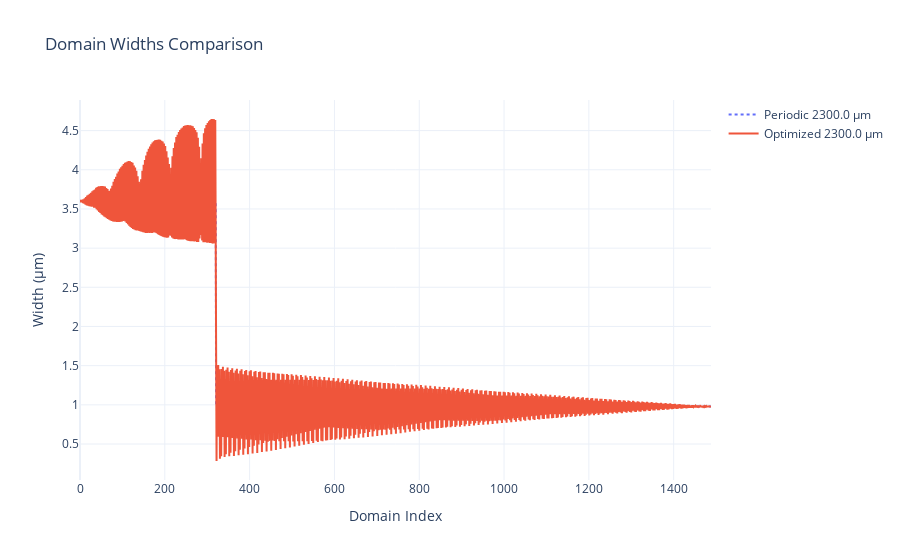
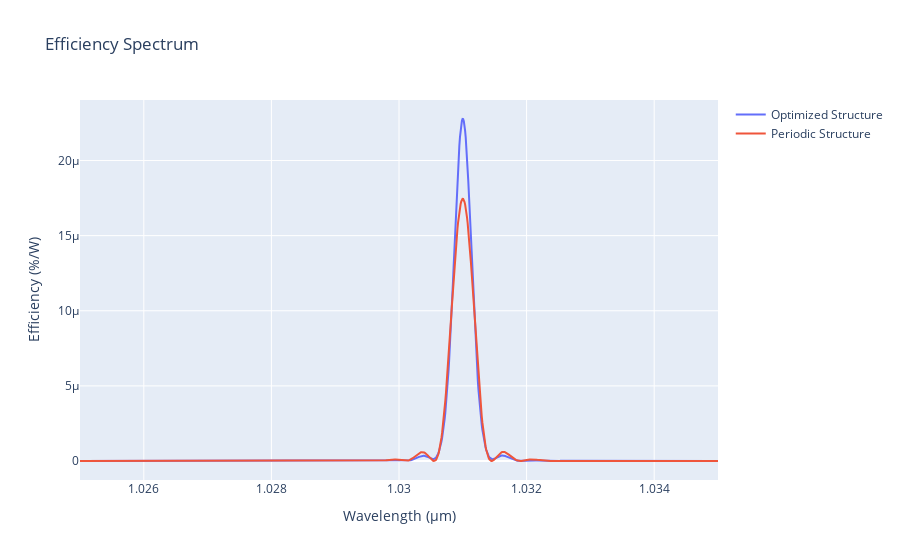

Notebook cell for these charts, in order:
### Code cell
import jax.numpy as jnp
import plotly.graph_objects as go

batch_simulate_twm = jit(vmap(cwes.simulate_twm, in_axes=(None, None, 0, 0, None)))

widths_shg = jnp.array([shg_domain_width] * int(optimal_num_shg))
widths_sfg = jnp.array([sfg_domain_width] * int(optimal_num_sfg))
periodical_widths = jnp.concatenate([widths_shg, widths_sfg])
optimized_widths = jnp.load("../datasets/optimized_thg_2000_1489_e4.npy")


def plot_domain_widths(optimized_widths: jax.Array, periodic_widths: jax.Array) -> None:
    """Plots the domain widths before and after optimization."""
    fig = go.Figure()
    fig.add_trace(go.Scatter(y=periodic_widths, name=f"Periodic {jnp.sum(periodic_widths):.1f} µm", line={"dash": "dot"}))
    fig.add_trace(go.Scatter(y=optimized_widths, name=f"Optimized {jnp.sum(optimized_widths):.1f} µm"))
    fig.update_layout(
        title_text="Domain Widths Comparison",
        xaxis_title="Domain Index",
        yaxis_title="Width (μm)",
        template="plotly_white",
    )
    fig.show()


plot_domain_widths(optimized_widths, periodical_widths)

design_wl = 1.031
design_temp = 70.0
kappa_mag = 1.31e-5 / (2 / jnp.pi)
wls = jnp.linspace(1.025, 1.035, 1000)
b_initial = jnp.array([1.0, 0.0, 0.0], dtype=jnp.complex128)

delta_k1s = mgoslt.calc_twm_delta_k(wls, wls, 70.0)
delta_k2s = mgoslt.calc_twm_delta_k(wls, wls / 2, 70.0)

kappa_vals = kappa_mag * jnp.power(-1, jnp.arange(periodical_widths.shape[0]))
b_final_periodical = batch_simulate_twm(periodical_widths, kappa_vals, delta_k1s, delta_k2s, b_initial)
thw_powers_periodical = jnp.abs(b_final_periodical[:, 2]) ** 2 * NORO_FACTOR

device_length = jnp.sum(periodical_widths)
print(optimal_num_shg, optimal_num_sfg)
print(f"Device length: {device_length}")
print(f"Max power / (Device length)^2: {jnp.max(thw_powers_periodical) / device_length**2}")

kappa_vals = kappa_mag * jnp.power(-1, jnp.arange(optimized_widths.shape[0]))
b_final_optimized = batch_simulate_twm(optimized_widths, kappa_vals, delta_k1s, delta_k2s, b_initial)
thw_powers_optimized = jnp.abs(b_final_optimized[:, 2]) ** 2 * NORO_FACTOR

fig = go.Figure()
fig.add_trace(go.Scatter(x=wls, y=thw_powers_optimized, mode="lines", name="Optimized Structure"))
fig.add_trace(go.Scatter(x=wls, y=thw_powers_periodical, mode="lines", name="Periodic Structure"))
fig.update_layout(
    title_text="Efficiency Spectrum",
    xaxis_title="Wavelength (μm)",
    yaxis_title="Efficiency (%/W)",
)
fig.show()

device_length = jnp.sum(optimized_widths)
print(f"Device length: {device_length}")
print(f"Max power / (Device length)^2: {jnp.max(thw_powers_optimized) / device_length**2}")

### Figure 1 — Plotly figure (JSON) as saved in the notebook; plotly's stock layout.template omitted (floating-point values rounded to 4 significant figures; data arrays with more than 128 entries replaced by an {"elided": "..."} marker saying what was removed)
{"data": [{"line": {"dash": "dot"}, "name": "Periodic 2300.0 µm", "type": "scatter", "y": {"elided": "1489 float values"}}, {"name": "Optimized 2300.0 µm", "type": "scatter", "y": {"elided": "1489 float values"}}], "layout": {"title": {"text": "Domain Widths Comparison"}, "xaxis": {"title": {"text": "Domain Index"}}, "yaxis": {"title": {"text": "Width (μm)"}}}}

### Figure 2 — Plotly figure (JSON) as saved in the notebook; plotly's stock layout.template omitted (floating-point values rounded to 4 significant figures; data arrays with more than 128 entries replaced by an {"elided": "..."} marker saying what was removed)
{"data": [{"mode": "lines", "name": "Optimized Structure", "type": "scatter", "x": {"elided": "1000 float values"}, "y": {"elided": "1000 float values"}}, {"mode": "lines", "name": "Periodic Structure", "type": "scatter", "x": {"elided": "1000 float values"}, "y": {"elided": "1000 float values"}}], "layout": {"title": {"text": "Efficiency Spectrum"}, "xaxis": {"title": {"text": "Wavelength (μm)"}}, "yaxis": {"title": {"text": "Efficiency (%/W)"}}}}
